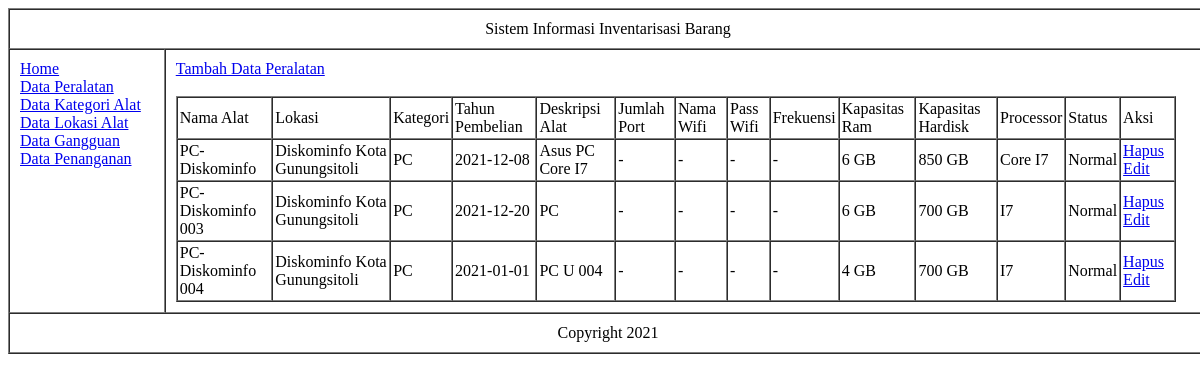
Before: /index.php?xlink=view_data/data_alat.php with the older database file.
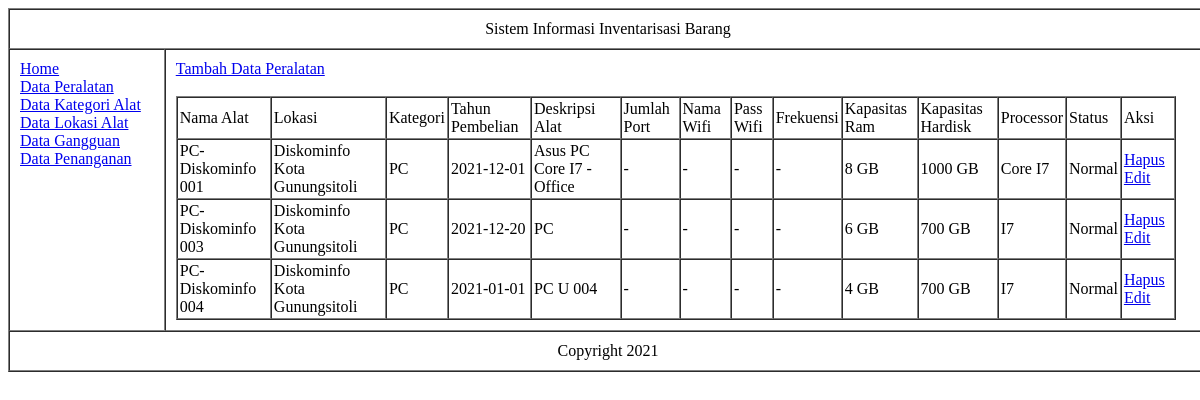
After: the same page with the newer database file.
### tables this page shows
CREATE TABLE `tblalat` (
  `id_alat` char(20) NOT NULL,
  `id_kategori` char(20) NOT NULL,
  `id_lokasi` char(20) NOT NULL,
  `nama_peralatan` varchar(200) NOT NULL,
  `tahun_beli` date NOT NULL,
  `desc_alat` text NOT NULL,
  `jlh_port` text NOT NULL,
  `nama_wifi` varchar(200) NOT NULL,
  `pass_wifi` text NOT NULL,
  `frek_alat` text NOT NULL,
  `l_frek_alat` varchar(50) NOT NULL,
  `k_ram` text NOT NULL,
  `k_hardisk` text NOT NULL,
  `t_processor` text NOT NULL,
  `status_alat` char(20) NOT NULL
);

CREATE TABLE `tbllokasi` (
  `id_lokasi` char(20) NOT NULL,
  `nama_lokasi` varchar(150) NOT NULL
);

CREATE TABLE `tblkategori` (
  `id_kategori` char(20) NOT NULL,
  `nama_kategori` varchar(50) NOT NULL
);

### view_data/data_alat.php (the view)
<?php
	echo"<a href='index.php?xlink=view_data/tambah_alat.php'>Tambah Data Peralatan</a><br><br>";
	include"db_link.php";
	$sql = mysqli_query($dblink,"SELECT
			tblalat.nama_peralatan,
			tblalat.id_alat,
			tblalat.tahun_beli,
			tblalat.desc_alat,
			tblalat.jlh_port,
			tblalat.nama_wifi,
			tblalat.pass_wifi,
			tblalat.frek_alat,
			tblalat.l_frek_alat,
			tblalat.k_ram,
			tblalat.k_hardisk,
			tblalat.t_processor,
			tblalat.status_alat,
			tblkategori.nama_kategori,
			tbllokasi.nama_lokasi
		FROM
			tblalat
			Inner Join tbllokasi ON tblalat.id_lokasi = tbllokasi.id_lokasi AND tblalat.id_lokasi = tbllokasi.id_lokasi
			Inner Join tblkategori ON tblalat.id_kategori = tblkategori.id_kategori
		WHERE
			tblalat.id_kategori =  tblkategori.id_kategori AND
			tblalat.id_lokasi =  tbllokasi.id_lokasi");
		echo"<table border='1' cellpadding='2px' cellspacing='0px' width='98%'>
			<tr>
				<td>Nama Alat</td>
				<td>Lokasi</td>
				<td>Kategori</td>
				<td>Tahun Pembelian</td>
				<td>Deskripsi Alat</td>
				<td>Jumlah Port</td>
				<td>Nama Wifi</td>
				<td>Pass Wifi</td>
				<td>Frekuensi</td>
				<td>Kapasitas Ram</td>
				<td>Kapasitas Hardisk</td>
				<td>Processor</td>
				<td>Status</td>
				<td>Aksi</td>
			</tr>";
		while ($r=mysqli_fetch_array($sql,MYSQLI_ASSOC)){
			$xnama = isset($r['nama_peralatan']) ? $r['nama_peralatan'] : '';
			$xlokasi = isset($r['nama_lokasi']) ? $r['nama_lokasi'] : '';
			$xid = isset($r['id_alat']) ? $r['id_alat'] : '';
			$xkategori = isset($r['nama_kategori']) ? $r['nama_kategori'] : '';
			$xtahun = isset($r['tahun_beli']) ? $r['tahun_beli'] : '';
			$xdesc = isset($r['desc_alat']) ? $r['desc_alat'] : '';
			$xjlhport = isset($r['jlh_port']) ? $r['jlh_port'] : '';
			$xnamawifi = isset($r['nama_wifi']) ? $r['nama_wifi'] : '';
			$xpasswifi = isset($r['pass_wifi']) ? $r['pass_wifi'] : '';
			$xfrek = isset($r['frek_alat']) ? $r['frek_alat'] : '';
			$xram = isset($r['k_ram']) ? $r['k_ram'] : '';
			$xdisk = isset($r['k_hardisk']) ? $r['k_hardisk'] : '';
			$xprocessor = isset($r['t_processor']) ? $r['t_processor'] : '';
			$xstatus = isset($r['status_alat']) ? $r['status_alat'] : '';
		echo"<tr>
				<td>$xnama</td>
				<td>$xlokasi</td>
				<td>$xkategori</td>
				<td>$xtahun</td>
				<td>$xdesc</td>
				<td>$xjlhport</td>
				<td>$xnamawifi</td>
				<td>$xpasswifi</td>
				<td>$xfrek</td>
				<td>$xram</td>
				<td>$xdisk</td>
				<td>$xprocessor</td>
				<td>$xstatus</td>
				<td>
					<a href='control_data/proses_db_alat.php?modul=alat&act=hapus&xxid=$xid'>Hapus</a>
					<a href='index.php?xlink=control_data/edit_alat.php&mod=edit&id=$xid'>Edit</a>
			</tr>";
		}
		echo"</table>";
?>

### index.php (shortened to what this page needs)
<html>
	<head>
	</head>
<body><center>
	<table border="1px" cellspacing="0px" cellpadding="10px" width="1200px">
		<tr>
			<td colspan="2"><center>Sistem Informasi Inventarisasi Barang</center></td>
		</tr>
		<tr>
			<td width="13%" valign="top">
				<a href='index.php?xlink=view_data/home.php'>Home</a>
				<br> <a href='index.php?xlink=view_data/data_alat.php'>Data Peralatan</a>
				<br> <a href='index.php?xlink=view_data/kategori.php'>Data Kategori Alat</a>
				<br> <a href='index.php?xlink=view_data/lokasi.php'>Data Lokasi Alat</a>
				<br> <a href='index.php?xlink=view_data/gangguan.php'>Data Gangguan</a>
				<br> <a href='index.php?xlink=view_data/penanganan.php'>Data Penanganan</a>
			</td>
			<td valign="top">
				<?php
					$slink=$_REQUEST['xlink'];
					if(isset($slink)){
						include"$slink";
					}else{
						include"view_data/home.php";
					}
				?>
			</td>
		</tr>
		<tr>
			<td colspan="2"><center>Copyright 2021</center></td>
		</tr>
	</table>
</center></body>
</html>

Changed rows visible on the page:
changed tblalat "Core I7": nama_peralatan "PC-Diskominfo" → "PC-Diskominfo 001"; tahun_beli "2021-12-08" → "2021-12-01"; desc_alat "Asus PC Core I7" → "Asus PC Core I7 - Office"; k_ram "6 GB" → "8 GB"; k_hardisk "850 GB" → "1000 GB"
